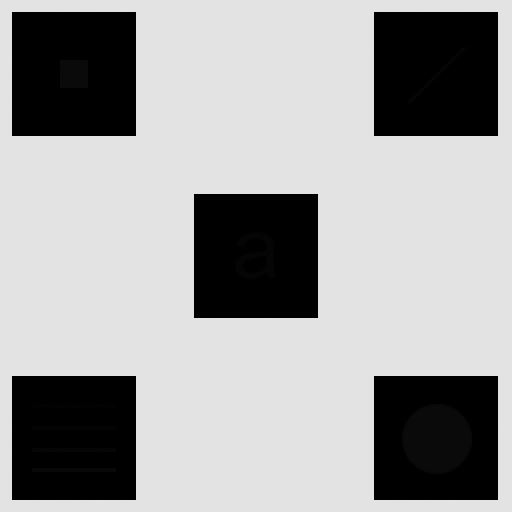
%> input picture Project 1/Hist.tif, 512 x 512 px
$ octave Project1.m   (GNU Octave 9; MATLAB toolbox functions it lacks are replaced by stand-ins)
%> lines starting %> are read from the running program, lines starting %| are printed output that depends on the picture
%%
%Histogram Equalization Technique
%In This Technique, we are going to denoise a picture with Distribute the image histogram evenly
%and increase the contrast of the image.
clc
clear all
image=imread('Hist.tif');
%> image is the input picture: size 512x512 uint8; min 0, max 228, mean 160.7
imh1=histeq(image);%This will be deploy Histogram Equalization Technique once in a time to the all of the pixels
imh2=adapthisteq(image,'NumTiles',[7 7]);%This will be deploy Histogram Equalization Technique with specific windows
figure
imshowpair(imh1,imh2,'montage')
title('The Histogram Equalization technique on the left & The Adaptive Histogram Equalization technique on the right')
figure;
subplot(3,1,1);
imhist(image,64)
title('The Original Image');
subplot(3,1,2);
imhist(imh1,64)
title('The Histogram Equalization technique');
subplot(3,1,3);
imhist(imh2,64)
title('The Adaptive Histogram Equalization technique');
%> figure, not shown here; panel 1: highest point at x = 226.7, y = 185264; panel 2: highest point at x = 251, y = 175784; panel 3: highest point at x = 251, y = 175519

%%
%Some Primary Denoising Techniques
%In this section, I am going to add  different noises to a picture from heart
%and denoise it with some primary techniques. to find wich technique is better for specific noise.
clc
clear all
image=imread('heart_ct.jpg');
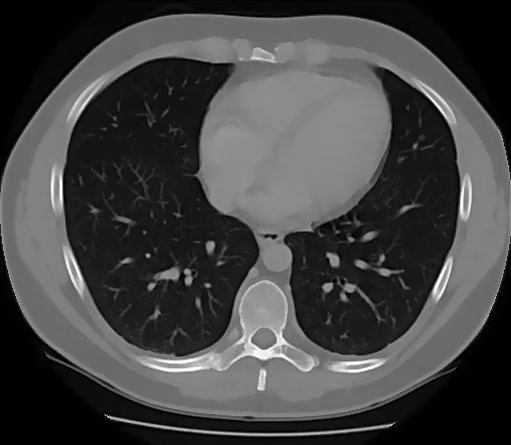
%> input picture Project 1/heart_ct.jpg, 511 x 445 px
%> image is the input picture: size 445x511x3 uint8; mean R, G, B 67.9, 67.8, 67.9
image=rgb2gray(image);
%> image: size 445x511 uint8
imnoi1=imnoise(image,'salt & pepper',0.02);
imnoi2=imnoise(image,'gaussian',0.05,0.05);
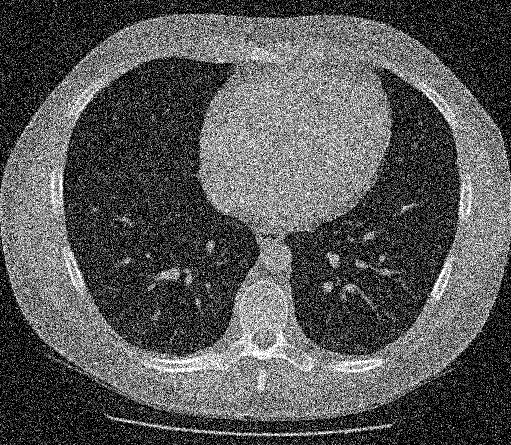
%> imnoi2: size 445x511 uint8; min 0, max 255, mean 86.3
imnoi3=imnoise(image,'salt & pepper',0.04);
imnoi4=imnoise(image,'gaussian',0.05,0.10);
imnoi5=imnoise(image,'salt & pepper',0.12);
imnoi6=imnoise(image,'gaussian',0.1,0.25);
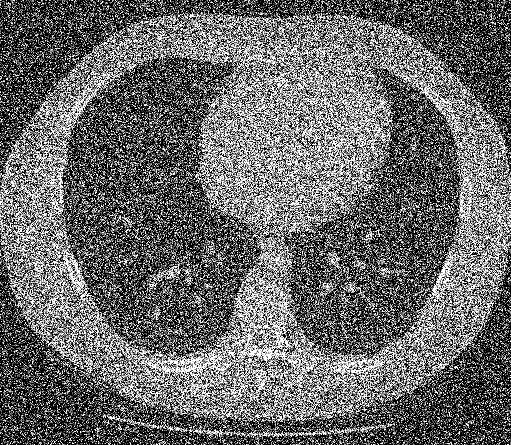
%> imnoi6: size 445x511 uint8; min 0, max 255, mean 105.9
h1 = fspecial('average',3);
h2 = fspecial('average',5);
h3 = fspecial('average',7);
imf11=imfilter(imnoi1,h1);
imf12=imfilter(imnoi1,h2);
imf13=imfilter(imnoi1,h3);
imf21=imfilter(imnoi2,h1);
imf22=imfilter(imnoi2,h2);
imf23=imfilter(imnoi2,h3);
imf31=imfilter(imnoi3,h1);
imf32=imfilter(imnoi3,h2);
imf33=imfilter(imnoi3,h3);
imf41=imfilter(imnoi4,h1);
imf42=imfilter(imnoi4,h2);
imf43=imfilter(imnoi4,h3);
imf51=imfilter(imnoi5,h1);
imf52=imfilter(imnoi5,h2);
imf53=imfilter(imnoi5,h3);
imf61=imfilter(imnoi6,h1);
imf62=imfilter(imnoi6,h2);
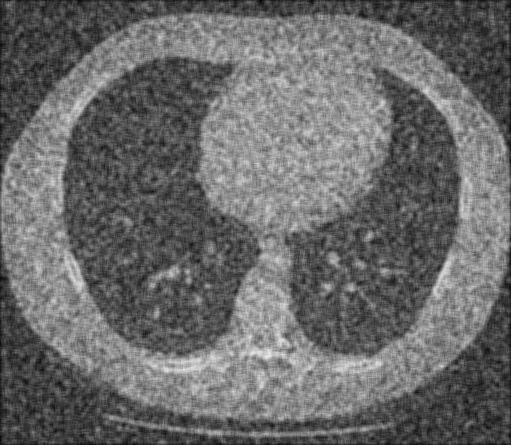
%> imf62: size 445x511 uint8; min 6, max 237, mean 105.6
imf63=imfilter(imnoi6,h3);
figure;
montage({imnoi1,imnoi2})
title('The Noise on the left Image is the salt & pepper noise with d=0.02');
xlabel('The Noise on the right Image is the white gaussian noise with median=0.05 & variance=0.05')
figure;
montage({imnoi3,imnoi4})
title('The Noise on the left Image is the salt & pepper noise with d=0.04');
xlabel('The Noise on the right Image is the white gaussian noise with median=0.05 & variance=0.10')
figure;
montage({imnoi5,imnoi6})
title('The Noise on the left Image is the salt & pepper noise with d=0.12');
xlabel('The Noise on the right Image is the white gaussian noise with median=0.1 & variance=0.25')
figure;
montage({imnoi1,imf11,imf12,imf13})
title('The salt & pepper noisy image with d=0.02 on the left & the filtered image with size=3 on the right');
xlabel('the filtered image with size=5 on the left & the filtered image with size=7 on the right')
figure;
montage({imnoi2,imf21,imf22,imf23})
title('The gaussian noisy image with median=0.05 & variance=0.05 on the left & the filtered image with size=3 on the right');
xlabel('the filtered image with size=5 on the left & the filtered image with size=7 on the right')
figure;
montage({imnoi3,imf31,imf32,imf33})
title('The salt & pepper noisy image with d=0.04 on the left & the filtered image with size=3 on the right');
xlabel('the filtered image with size=5 on the left & the filtered image with size=7 on the right')
figure;
montage({imnoi4,imf41,imf42,imf43})
title('The gaussian noisy image with median=0.05 & variance=0.10 on the left & the filtered image with size=3 on the right');
xlabel('the filtered image with size=5 on the left & the filtered image with size=7 on the right')
figure;
montage({imnoi5,imf51,imf52,imf53})
title('The salt & pepper noisy image with d=0.12 on the left & the filtered image with size=3 on the right');
xlabel('the filtered image with size=5 on the left & the filtered image with size=7 on the right')
figure;
montage({imnoi6,imf61,imf62,imf63})
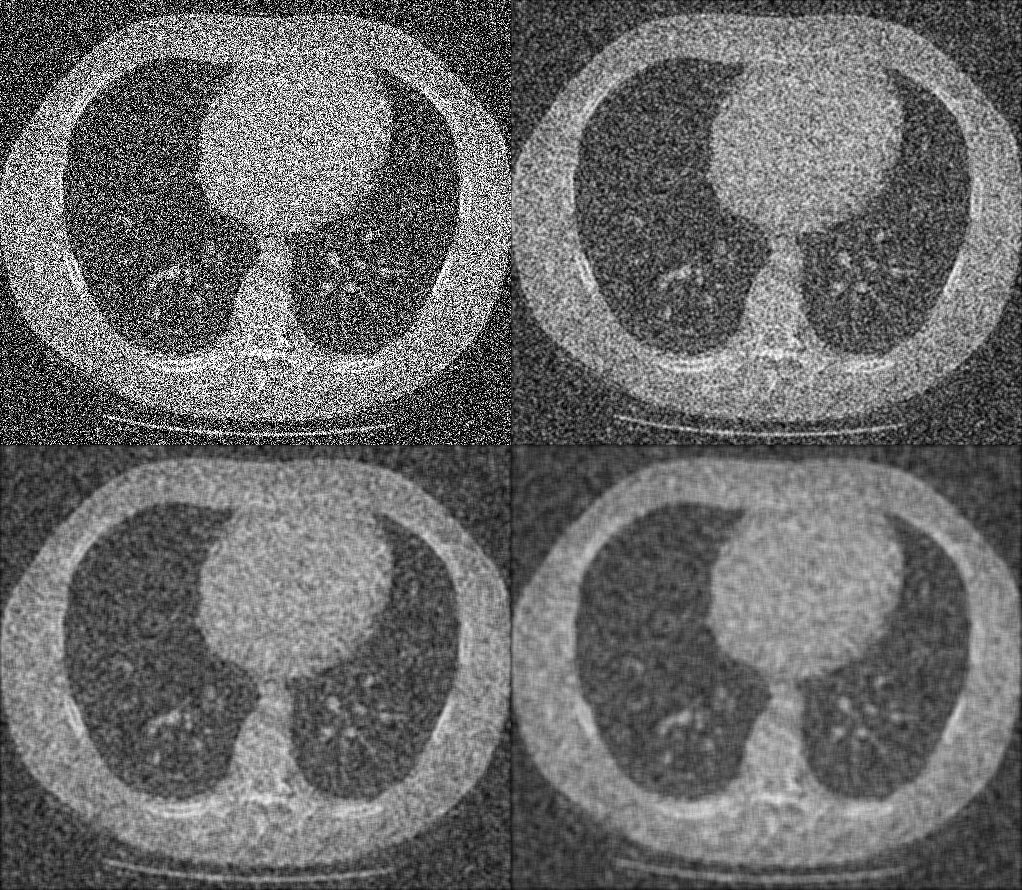
%> displayed picture: size 890x1022, on the screen's scale of 0 to 255; min 0, max 255, mean 105.6
title('The gaussian noisy image with median=0.10 & variance=0.25 on the left & the filtered image with size=3 on the right');
xlabel('the filtered image with size=5 on the left & the filtered image with size=7 on the right')
%%
%Brightness Level Conversion
%In this section, I am going to use this conversion to see how can I get a better picture from a medical Image.
clc
clear all
image=imread('retina.png');
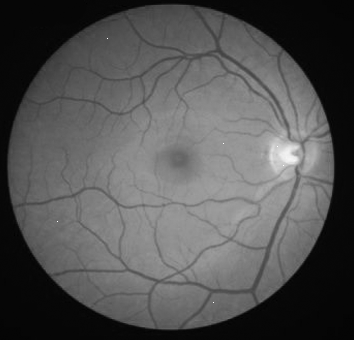
%> input picture Project 1/retina.png, 354 x 340 px
%> image is the input picture: size 340x354 uint8; min 0, max 255, mean 83.1
imf=image;
L=255;
imf=double(imf);
imf2=(L-1)*(imf./L-1).^0.365;
imf=(L-1)*(log(imf+1)./log(L));
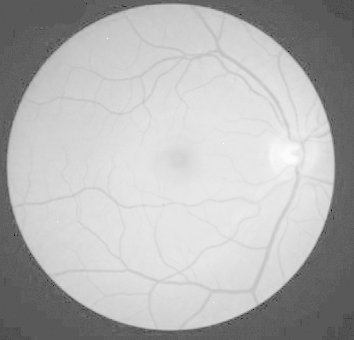
%> imf: size 340x354 double; min 0, max 254.2, mean 180.2
imf=uint8(imf);
%> imf: size 340x354 uint8
%> (the run ends here)
